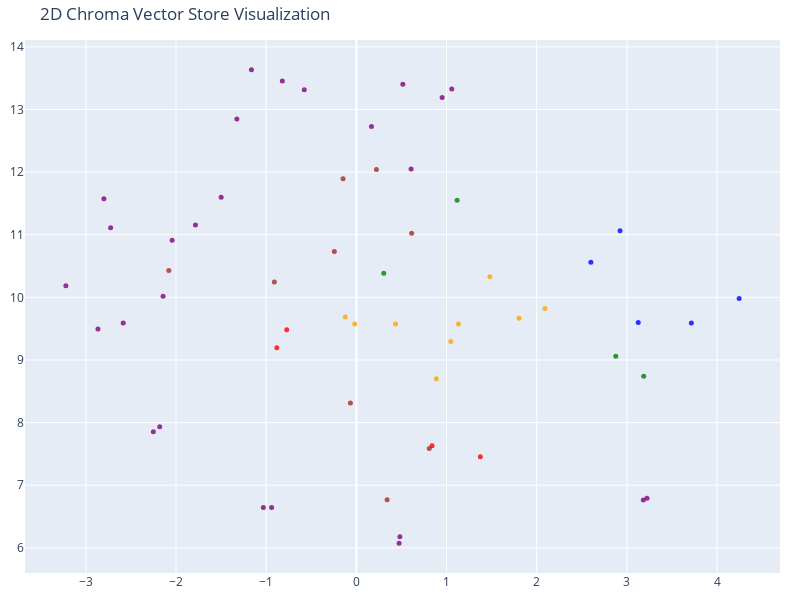

Notebook cell for this chart:
### Code cell
# We humans find it easier to visalize things in 2D!
# Reduce the dimensionality of the vectors to 2D using t-SNE
# (t-distributed stochastic neighbor embedding)

tsne = TSNE(n_components=2, random_state=42)
reduced_vectors = tsne.fit_transform(vectors)

# Create the 2D scatter plot
fig = go.Figure(data=[go.Scatter(
    x=reduced_vectors[:, 0],
    y=reduced_vectors[:, 1],
    mode='markers',
    marker=dict(size=5, color=colors, opacity=0.8),
    text=[f"Type: {t}<br>Text: {d[:100]}..." for t, d in zip(doc_types, documents)],
    hoverinfo='text'
)])

fig.update_layout(title='2D Chroma Vector Store Visualization',
    scene=dict(xaxis_title='x',yaxis_title='y'),
    width=800,
    height=600,
    margin=dict(r=20, b=10, l=10, t=40)
)

fig.show()

### Figure 1 — Plotly figure (JSON) as saved in the notebook; plotly's stock layout.template omitted (floating-point values rounded to 4 significant figures)
{"data": [{"hoverinfo": "text", "marker": {"color": ["blue", "blue", "blue", "blue", "blue", "green", "green", "green", "green", "red", "red", "red", "red", "orange", "orange", "orange", "orange", "orange", "orange", "orange", "orange", "orange", "purple", "purple", "purple", "purple", "purple", "purple", "purple", "purple", "purple", "purple", "purple", "purple", "purple", "purple", "purple", "purple", "purple", "purple", "purple", "purple", "purple", "purple", "purple", "purple", "purple", "purple", "brown", "brown", "brown", "brown", "brown", "brown", "brown", "brown", "brown"], "opacity": 0.8, "size": 5}, "mode": "markers", "text": ["Type: about<br>Text: # Professional Bio\n\nAyush Tyagi is a dedicated Computer Science Engineering student at JIMS, Greater...", "Type: about<br>Text: ## What Makes Me Unique\nMy uniqueness lies in the powerful combination of a creative eye and a logic...", "Type: about<br>Text: # Contact & Professional Links\n\n## Primary Contact\n**Email:** tyagiayush239@gmail.com\n\n## Profession...", "Type: about<br>Text: # Personal Details\n\n**Name:** Ayush Tyagi  \n**Email:** tyagiayush239@gmail.com  \n**Location:** Delhi...", "Type: about<br>Text: # Personal Tagline\n\n**\"Code with passion, design with vision, and celebrate every milestone.\"**\n\n## ...", "Type: education<br>Text: # Certifications & Courses\n\n## Technical Certifications\n\n### 1. Tableau for Data Analysis\n**Skills L...", "Type: education<br>Text: ### 4. React - The Complete Guide 2025 (incl. Next.js, Redux)\n**Skills Learned:**\n- Modern React wit...", "Type: education<br>Text: # College Education\n\n**Institution:** JIMS, Greater Noida  \n**University:** IP University  \n**Degree...", "Type: education<br>Text: # School Education\n\n**Institution:** Vivekanand School, Anand Vihar  \n**Stream:** PCM (Physics, Chem...", "Type: experience<br>Text: # Intensity Global - LLM Engineer\n\n**Role:** LLM Engineer  \n**Company:** Intensity Global  \n**Employ...", "Type: experience<br>Text: ## Technologies Used\n- **Programming Languages:** Python\n- **ML Frameworks:** PyTorch, TensorFlow, H...", "Type: experience<br>Text: # Tara Application - Game Development Intern\n\n**Role:** Game Development Intern  \n**Company:** Tara ...", "Type: experience<br>Text: ## Key Learnings\n- Gained hands-on experience in the complete mobile game development lifecycle, fro...", "Type: extras<br>Text: # Achievements & Milestones\n\n## Technical Achievements\n### Game Development\n- **Multiple Shipped Gam...", "Type: extras<br>Text: ## Academic & Learning Achievements\n- **Consistent Learning:** Completed multiple comprehensive tech...", "Type: extras<br>Text: ### AI Engineering\n- Developed working AI applications with practical utility\n- Implemented complex ...", "Type: extras<br>Text: # Future Goals & Aspirations\n\n## Short-term Goals (Next 6-12 months)\n### Technical Skills\n- **Advanc...", "Type: extras<br>Text: ## Medium-term Goals (1-3 years)\n### Career Path\n- **Full-Stack Mastery:** Become proficient in both...", "Type: extras<br>Text: ## Long-term Goals (3-5 years)\n### Professional Vision\n- **Technical Leadership:** Grow into senior ...", "Type: extras<br>Text: ### Future Learning Areas\n- **Advanced Cloud Architecture:** Microservices, serverless, distributed ...", "Type: extras<br>Text: # Interests & Passions\n\n## Technical Interests\n- **Frontend Innovation:** Exploring new UI/UX patter...", "Type: extras<br>Text: ## Learning Interests\n- **Emerging Technologies:** Staying updated with latest frameworks and tools\n...", "Type: projects<br>Text: # Intelligent Code Converter: C++ to Python\n\n## Project Overview\nDeveloped an AI-powered tool that a...", "Type: projects<br>Text: ## Technical Implementation\n### Tech Stack\n- **Primary Language:** Python\n- **AI Models:** Transform...", "Type: projects<br>Text: # Multimodal AI Assistant: Image Generation & Personalized Chat\n\n## Project Overview\nCreated an inte...", "Type: projects<br>Text: ### Core Features\n- **Text-to-Image Generation:** Instant image creation from textual descriptions\n-...", "Type: projects<br>Text: # Smart Deal Notifier Application\n\n## Project Overview\nEngineered a web application that actively mo...", "Type: projects<br>Text: ### System Components\n- **Crawler Engine:** Monitors multiple deal sources in real-time\n- **Preferen...", "Type: projects<br>Text: # 3D Car Simulator\n\n## Project Overview\nA realistic 3D car simulator developed in Unity, featuring a...", "Type: projects<br>Text: ### Key Features\n- Realistic vehicle physics and handling\n- Nitro boost with acceleration and visual...", "Type: projects<br>Text: # Mountain Rider Madness\n\n## Game Overview\nA challenging 2D bike racing game where players conquer r...", "Type: projects<br>Text: ### Key Features\n- Realistic bike physics and weight distribution\n- Progressive difficulty curve\n- M...", "Type: projects<br>Text: # Solderio Game (Mario-Style Platformer)\n\n## Game Overview\nA fast-paced, side-scrolling platformer w...", "Type: projects<br>Text: ### Key Features\n- Classic platformer mechanics with modern polish\n- Multiple enemy types with uniqu...", "Type: projects<br>Text: # Space Shooter Ranger\n\n## Game Overview\nA classic arcade-style space shooter where players control ...", "Type: projects<br>Text: ### Key Features\n- Infinite enemy waves with progressive difficulty\n- Multiple weapon types and powe...", "Type: projects<br>Text: # Foodies Hub - Recipe Sharing Platform\n\n## Project Overview\nA full-stack community recipe-sharing p...", "Type: projects<br>Text: ### Core Features\n- **Recipe Management:** Create, read, update, delete recipes\n- **User Profiles:**...", "Type: projects<br>Text: ## Skills Demonstrated\n- Full-stack development with Next.js\n- Modern React patterns and best practi...", "Type: projects<br>Text: # Food Website (React)\n\n## Project Overview\nA complex React application for exploring and managing f...", "Type: projects<br>Text: ### Core Features\n- **Recipe Exploration:** Advanced filtering and search capabilities\n- **Interacti...", "Type: projects<br>Text: # Investment Calculator\n\n## Project Overview\nA powerful financial planning tool that helps users vis...", "Type: projects<br>Text: ## Core Features\n- **Investment Projection:** Future value calculation based on inputs\n- **Annual Br...", "Type: projects<br>Text: # React Tic-Tac-Toe\n\n## Project Overview\nA fully functional, interactive Tic-Tac-Toe game built as a...", "Type: projects<br>Text: ## Technical Implementation\n### Tech Stack\n- **Frontend:** React\n- **Styling:** CSS3 with grid layou...", "Type: projects<br>Text: ## Learning Outcomes\n- Fundamental React state management\n- Component props and communication\n- Even...", "Type: projects<br>Text: # TimeRace React Game\n\n## Project Overview\nAn engaging timing-based reaction game built with React w...", "Type: projects<br>Text: ### Game Concept\n- **Target Times:** Multiple difficulty levels (1s, 5s, 10s, 15s)\n- **Gameplay:** S...", "Type: skills<br>Text: # AI & LLM Engineering Skills\n\n## Core Competencies\n- **LLM Engineering:** Advanced techniques in la...", "Type: skills<br>Text: ## Project Experience\n### Intelligent Code Converter\n- C++ to Python code translation\n- Syntax parsi...", "Type: skills<br>Text: # Backend Development Skills\n\n## Current Technologies\n- **Node.js:** Server-side JavaScript runtime\n...", "Type: skills<br>Text: # Frontend Development Skills\n\n## Core Technologies\n- **React:** Advanced proficiency with Hooks, Co...", "Type: skills<br>Text: ### Styling & Design\n- CSS-in-JS solutions\n- Responsive grid systems\n- CSS animations and transition...", "Type: skills<br>Text: # Game Engines & Development\n\n## Primary Engine\n### Unity\n- **Proficiency Level:** Advanced\n- **Spec...", "Type: skills<br>Text: ### Technical Capabilities\n- Infinite spawn systems\n- Physics-based gameplay\n- Animation state machi...", "Type: skills<br>Text: # Programming Languages\n\n## Primary Languages\n- **C#:** Advanced proficiency, primarily for Unity ga...", "Type: skills<br>Text: # Development Tools & Technologies\n\n## Version Control\n- **Git:** Advanced proficiency in version co..."], "type": "scatter", "x": [3.715, 2.924, 4.245, 3.126, 2.6, 0.3037, 1.118, 2.877, 3.187, 1.375, 0.8393, -0.7721, -0.882, -0.1231, -0.0181, 0.8875, 1.48, 1.804, 2.091, 1.132, 0.4346, 1.047, 0.4741, 0.4826, -0.9398, -1.031, 3.223, 3.182, -2.866, -2.586, -3.221, -2.144, -2.725, -2.043, -2.8, -1.784, 1.058, 0.9512, 0.6068, 0.5154, 0.1677, -2.251, -2.181, -0.8209, -1.164, -0.5779, -1.325, -1.499, 0.8086, 0.3408, 0.6131, 0.2226, -0.1477, -2.08, -0.9093, -0.06611, -0.2444], "y": [9.589, 11.06, 9.98, 9.6, 10.56, 10.39, 11.55, 9.06, 8.742, 7.456, 7.632, 9.481, 9.194, 9.686, 9.574, 8.702, 10.33, 9.665, 9.821, 9.573, 9.575, 9.294, 6.074, 6.176, 6.644, 6.645, 6.793, 6.765, 9.496, 9.589, 10.18, 10.02, 11.11, 10.91, 11.57, 11.16, 13.33, 13.19, 12.05, 13.4, 12.73, 7.854, 7.933, 13.45, 13.63, 13.32, 12.85, 11.6, 7.587, 6.768, 11.02, 12.04, 11.9, 10.43, 10.25, 8.314, 10.73]}], "layout": {"height": 600, "margin": {"b": 10, "l": 10, "r": 20, "t": 40}, "scene": {"xaxis": {"title": {"text": "x"}}, "yaxis": {"title": {"text": "y"}}}, "title": {"text": "2D Chroma Vector Store Visualization"}, "width": 800}}
